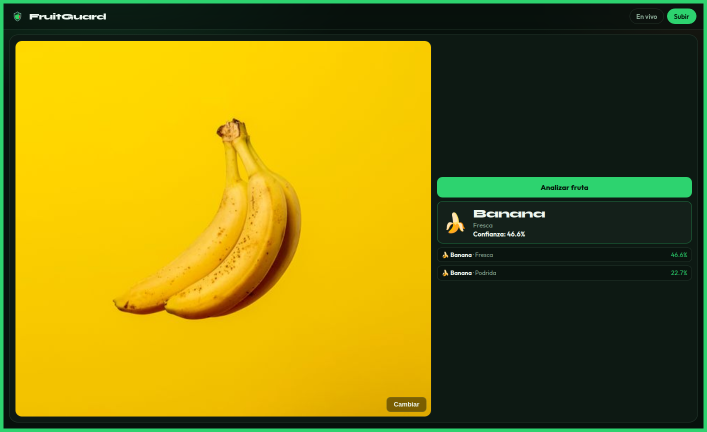
#> input picture assets/images/dashboard.png, 1414 x 864 px (shown at 1/2 size)
$ python -i preprocess.py   (imports and definitions only)
#> lines starting #> are read from the running program, lines starting #| are printed output that depends on the picture; after the words box and inside, x2 and y2 are one past the last pixel; in counts of white or black regions, pixels touching at a corner belong together
"""
preprocess.py — Aísla fruta(s) del fondo (mesa, madera, varias piezas).
"""

from __future__ import annotations

import cv2
import numpy as np
from PIL import Image


def isolate_fruit_on_white(pil_image: Image.Image, size: int = 224) -> Image.Image:
    rgb = np.asarray(pil_image.convert("RGB"))
    h0, w0 = rgb.shape[:2]
    scale = 480 / max(h0, w0)
    if scale < 1:
        rgb_s = cv2.resize(rgb, (int(w0 * scale), int(h0 * scale)), interpolation=cv2.INTER_AREA)
    else:
        rgb_s = rgb.copy()
    bgr = cv2.cvtColor(rgb_s, cv2.COLOR_RGB2BGR)
    h, w = bgr.shape[:2]

    mask = _best_mask(bgr)
    mask = _keep_large_blobs(mask, min_frac=0.008)

    coverage = float(mask.mean() / 255.0)
    if coverage < 0.025 or coverage > 0.93:
        mask = _center_ellipse(h, w, 0.80)

    ys, xs = np.where(mask > 0)
    if len(xs) == 0:
        return pil_image.convert("RGB").resize((size, size))

    x0, x1 = int(xs.min()), int(xs.max())
    y0, y1 = int(ys.min()), int(ys.max())
    pad = int(0.1 * max(x1 - x0, y1 - y0, 1))
    x0, y0 = max(0, x0 - pad), max(0, y0 - pad)
    x1, y1 = min(w - 1, x1 + pad), min(h - 1, y1 + pad)

    crop_rgb = rgb_s[y0 : y1 + 1, x0 : x1 + 1]
    crop_m = mask[y0 : y1 + 1, x0 : x1 + 1]
    white = np.full_like(crop_rgb, 255)
    isolated = np.where(crop_m[:, :, None] > 0, crop_rgb, white)

    ch, cw = isolated.shape[:2]
    side = max(ch, cw)
    canvas = np.full((side, side, 3), 255, dtype=np.uint8)
    oy, ox = (side - ch) // 2, (side - cw) // 2
    canvas[oy : oy + ch, ox : ox + cw] = isolated
    return Image.fromarray(canvas).resize((size, size), Image.BILINEAR)


def _best_mask(bgr: np.ndarray) -> np.ndarray:
    """Combina GrabCut + saturación (frutas coloridas sobre mesa)."""
    gc = _grabcut_mask(bgr)
    sat = _saturation_mask(bgr)
    # unión si ambos aportan
    if sat.mean() > 5:
        combo = cv2.bitwise_or(gc, sat)
        # si combo es absurdo, preferir el más razonable
        cov = combo.mean() / 255.0
        if 0.04 <= cov <= 0.85:
            return combo
        if 0.04 <= sat.mean() / 255.0 <= 0.85:
            return sat
    return gc


def _saturation_mask(bgr: np.ndarray) -> np.ndarray:
    hsv = cv2.cvtColor(bgr, cv2.COLOR_BGR2HSV)
    # frutas suelen ser más saturadas que madera/gris
    m = cv2.inRange(hsv, (0, 50, 40), (180, 255, 255))
    # quitar bordes muy claros (blanco)
    v = hsv[:, :, 2]
    m[v > 245] = 0
    m = cv2.morphologyEx(m, cv2.MORPH_CLOSE, np.ones((7, 7), np.uint8), iterations=2)
    m = cv2.morphologyEx(m, cv2.MORPH_OPEN, np.ones((5, 5), np.uint8), iterations=1)
    return m


def _grabcut_mask(bgr: np.ndarray) -> np.ndarray:
    h, w = bgr.shape[:2]
    mx, my = max(int(w * 0.06), 4), max(int(h * 0.06), 4)
    rect = (mx, my, w - 2 * mx, h - 2 * my)
    mask = np.zeros((h, w), np.uint8)
    bgd = np.zeros((1, 65), np.float64)
    fgd = np.zeros((1, 65), np.float64)
    try:
        cv2.grabCut(bgr, mask, rect, bgd, fgd, 5, cv2.GC_INIT_WITH_RECT)
        return np.where((mask == cv2.GC_FGD) | (mask == cv2.GC_PR_FGD), 255, 0).astype(np.uint8)
    except cv2.error:
        return _center_ellipse(h, w, 0.75)


def _keep_large_blobs(mask: np.ndarray, min_frac: float = 0.008) -> np.ndarray:
    cnts, _ = cv2.findContours(mask, cv2.RETR_EXTERNAL, cv2.CHAIN_APPROX_SIMPLE)
    if not cnts:
        return mask
    h, w = mask.shape
    min_area = min_frac * h * w
    # quedarnos con los top blobs (hasta 5 frutas)
    cnts = sorted(cnts, key=cv2.contourArea, reverse=True)[:5]
    out = np.zeros_like(mask)
    for c in cnts:
        if cv2.contourArea(c) >= min_area:
            cv2.drawContours(out, [c], -1, 255, -1)
    return out if out.any() else mask


def _center_ellipse(h: int, w: int, ratio: float = 0.75) -> np.ndarray:
    m = np.zeros((h, w), np.uint8)
    cv2.ellipse(m, (w // 2, h // 2), (int(w * ratio / 2), int(h * ratio / 2)), 0, 0, 360, 255, -1)
    return m

>>> from PIL import Image
>>> picture = Image.open('../assets/images/dashboard.png')
#> picture is the input picture: PIL image 1414x864 RGB; mean R, G, B 132.9, 121.5, 15.5
>>> result = isolate_fruit_on_white(picture)
#> in _best_mask, `gc = _grabcut_mask(bgr)`:
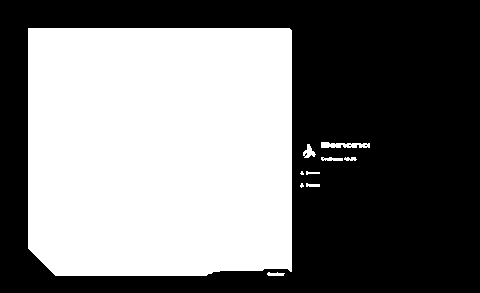
#> gc: shape (293, 480); 46.4% white; 10 white regions (2 under 20 px), largest, box (x1, y1, x2, y2) and area: (28, 28, 292, 276) 64643, (321, 142, 370, 148) 221, (303, 144, 316, 158) 97
#> in _saturation_mask, `hsv = cv2.cvtColor(bgr, cv2.COLOR_BGR2HSV)`: hsv: shape (293, 480, 3); mean H, S, V 48.4, 193.2, 145.5
#> in _saturation_mask, `m = cv2.inRange(hsv, (0, 50, 40), (180, 255, 255))`: m: shape (293, 480); 57.3% white; 6 black regions (5 under 20 px), largest, box (x1, y1, x2, y2) and area: (3, 3, 477, 290) 60006
#> in _saturation_mask, `v = hsv[:, :, 2]`:
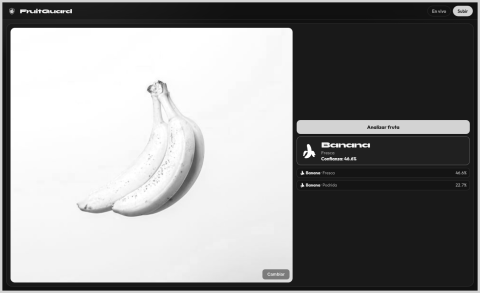
#> v: shape (293, 480); min 16, max 255, mean 145.5
#> in _saturation_mask, `m[v > 245] = 0`: m: shape (293, 480); 26.4% white; 133 white regions (121 under 20 px), largest, box (x1, y1, x2, y2) and area: (10, 27, 293, 283) 28866, (0, 0, 480, 293) 4602, (296, 120, 470, 134) 2428
#> in _saturation_mask, `m = cv2.morphologyEx(m, cv2.MORPH_CLOSE, np.ones((7, 7), np.uint8), it..`: m: shape (293, 480); 34.4% white; 3 white regions (2 under 20 px), largest, box (x1, y1, x2, y2) and area: (0, 0, 480, 293) 48341
#> in _saturation_mask, `m = cv2.morphologyEx(m, cv2.MORPH_OPEN, np.ones((5, 5), np.uint8), ite..`: m: shape (293, 480); 34% white; 2 white regions, box (x1, y1, x2, y2) and area: (0, 0, 480, 293) 47807, (71, 23, 76, 28) 25
#> in _best_mask, `combo = cv2.bitwise_or(gc, sat)`:
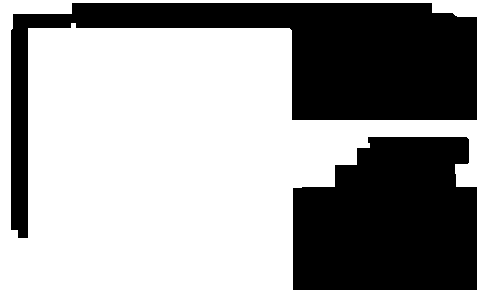
#> combo: shape (293, 480); 60.5% white; 2 black regions, box (x1, y1, x2, y2) and area: (11, 3, 477, 238) 30921, (293, 137, 477, 290) 24583
#> in _best_mask, `cov = combo.mean() / 255.0`: cov = 0.605
#> in _keep_large_blobs, `cnts, _ = cv2.findContours(mask, cv2.RETR_EXTERNAL, cv2.CHAIN_APPROX_S..`: cnts = [[[0, 0], [0, 292], [479, 292], [479, 0]]]
#> the loop in _keep_large_blobs, `for c in cnts:` made 1 pass
#> c on pass 1: [[0, 0], [0, 292], [479, 292], [479, 0]]
#> after the loop in _keep_large_blobs, `for c in cnts:`: out: shape (293, 480); every value is 255
#> in isolate_fruit_on_white, `coverage = float(mask.mean() / 255.0)`: coverage = 1
#> in _center_ellipse, `cv2.ellipse(m, (w // 2, h // 2), (int(w * ratio / 2), int(h * ratio / ..`: m: shape (293, 480); 50.4% white; 1 black region, box (x1, y1, x2, y2) and area: (0, 0, 480, 293) 69725
#> in isolate_fruit_on_white, `x0, x1 = int(xs.min()), int(xs.max())`: x0 = 48; x1 = 432
#> in isolate_fruit_on_white, `y0, y1 = int(ys.min()), int(ys.max())`: y0 = 29; y1 = 263
#> in isolate_fruit_on_white, `pad = int(0.1 * max(x1 - x0, y1 - y0, 1))`: pad = 38
#> in isolate_fruit_on_white, `x0, y0 = max(0, x0 - pad), max(0, y0 - pad)`: x0 = 10; y0 = 0
#> in isolate_fruit_on_white, `x1, y1 = min(w - 1, x1 + pad), min(h - 1, y1 + pad)`: x1 = 470; y1 = 292
#> in isolate_fruit_on_white, `crop_rgb = rgb_s[y0 : y1 + 1, x0 : x1 + 1]`:
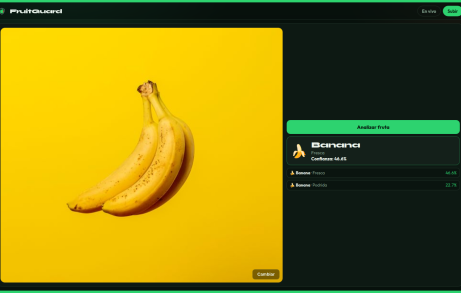
#> crop_rgb: shape (293, 461, 3); mean R, G, B 137.6, 123.6, 14.4
#> in isolate_fruit_on_white, `crop_m = mask[y0 : y1 + 1, x0 : x1 + 1]`:
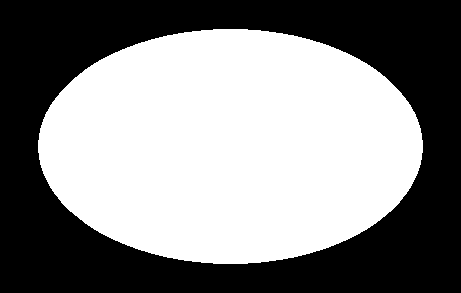
#> crop_m: shape (293, 461); 52.5% white; 1 black region, box (x1, y1, x2, y2) and area: (0, 0, 461, 293) 64158
#> in isolate_fruit_on_white, `isolated = np.where(crop_m[:, :, None] > 0, crop_rgb, white)`:
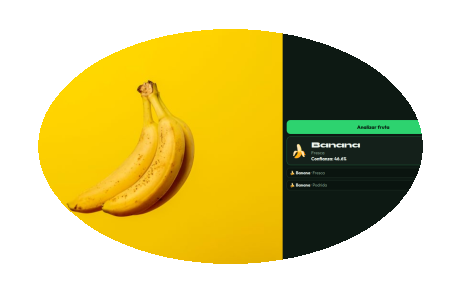
#> isolated: shape (293, 461, 3); mean R, G, B 209.9, 197, 127.9
#> in isolate_fruit_on_white, `canvas[oy : oy + ch, ox : ox + cw] = isolated`:
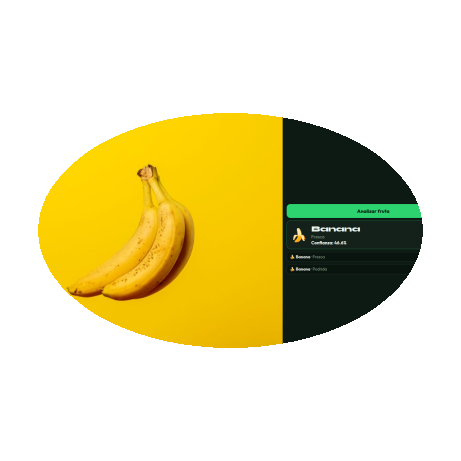
#> canvas: shape (461, 461, 3); mean R, G, B 226.3, 218.2, 174.2
